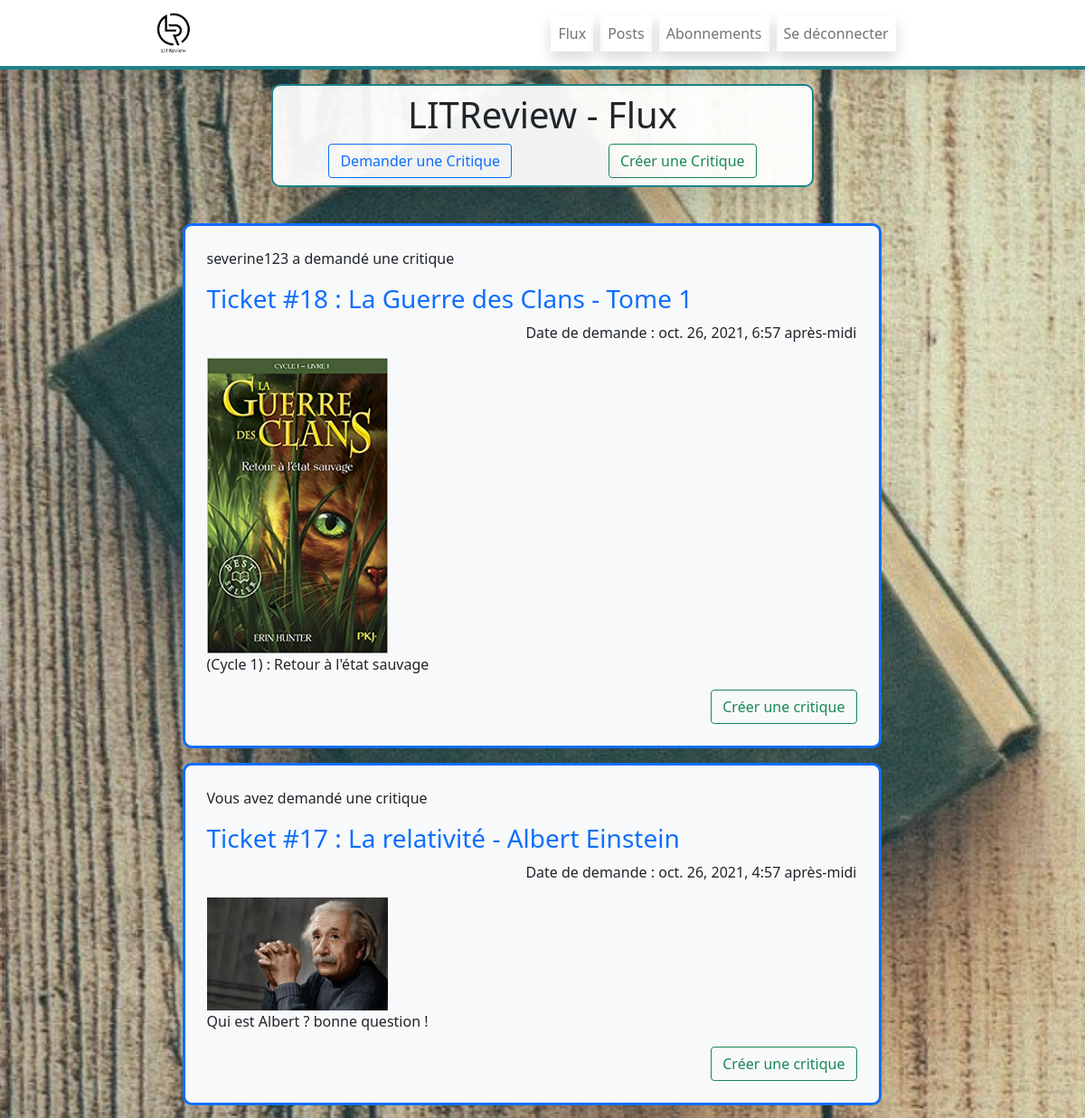
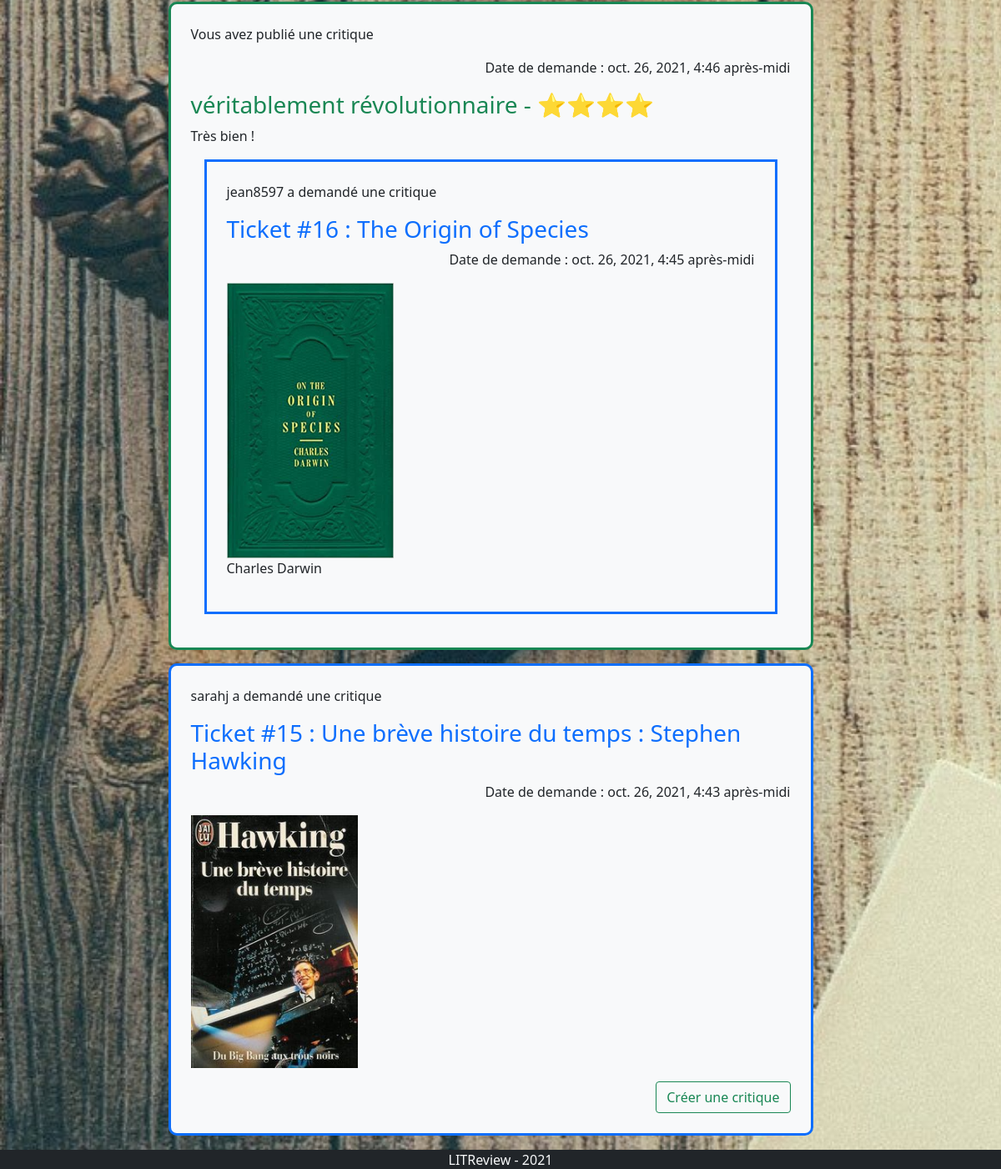
The app's page /home/ (signed in) with its own data (2 pictures, top to bottom).
### review/models.py (models this page shows, shortened)
class Ticket(models.Model):
    title = models.CharField(max_length=128, null=True,
                             blank=True, verbose_name="Titre du Ticket")
    description = models.TextField(max_length=2048, blank=True, null=True)
    user = models.ForeignKey(
        to=settings.AUTH_USER_MODEL, on_delete=models.CASCADE, blank=True, null=True)
    image = models.ImageField(null=True)
    time_created = models.DateTimeField(
        default=timezone.now)
    IMAGE_MAX_SIZE = (300, 300)

class Review(models.Model):
    ticket = models.ForeignKey(Ticket, on_delete=models.CASCADE)
    rating = models.PositiveSmallIntegerField(
        validators=[MinValueValidator(0), MaxValueValidator(5)], verbose_name="Note", help_text="Note attribuée à la critique")
    headline = models.CharField(
        max_length=128, blank=True, null=True,  verbose_name="Titre de Critique")
    body = models.TextField(max_length=8192, blank=True,
                            null=True,  verbose_name="Commentaire")
    user = models.ForeignKey(
        to=settings.AUTH_USER_MODEL, on_delete=models.CASCADE, blank=True, null=True)
    time_created = models.DateTimeField(
        default=timezone.now)

### authentication/models.py (models this page shows, shortened)
class User(AbstractUser):
    profile_photo = models.ImageField(
        verbose_name='Photo de profil', null=True)
    IMAGE_MAX_SIZE = (300, 300)

### review/views.py (the view)
# urls.py: path('home/', views.flux, name='home'),
@ login_required
def flux(request):
    all_followed = models.UserFollows.objects.filter(user=request.user.id)
    all_followed_id = [followed.followed_user_id for followed in all_followed]
    all_followed_id.append(request.user.id)
    all_tickets = models.Ticket.objects.all().order_by('-time_created')
    tickets = models.Ticket.objects.all().order_by(
        '-time_created').filter(user_id__in=all_followed_id)
    reviews = models.Review.objects.all().order_by(
        '-time_created').filter(user_id__in=all_followed_id)
    all_ticket = [ticket for ticket in tickets]
    for ticket in all_tickets:
        for review in reviews:
            if review.user_id not in all_followed_id:
                pass
            else:
                if review.ticket_id == ticket.id:
                    ticket.review = review
                    all_ticket.append(ticket)
    all_ticket_id = [ticket.id for ticket in all_ticket]
    all_ticket_id.sort()
    all_tickets = models.Ticket.objects.filter(
        id__in=all_ticket_id).order_by('-time_created')
    all_ticket = [ticket for ticket in all_tickets]
    for ticket in all_ticket:
        for review in reviews:
            if review.ticket_id == ticket.id:
                ticket.review = review
    context = {"tickets": all_ticket, "reviews": reviews}
    return render(request, 'review/flux.html', context)

### review/templates/review/flux.html (shortened to what this page needs)
{% extends '_base.html' %} {% load static %}
{% block main_content %}
<div
  class="container col-12 col-md-9 col-lg-6 m-auto p-2 shadow-lg borderTitle"
>
  <div class="column">
    <div class="jumbotron text-center">
      <h1>LITReview - Flux</h1>
    </div>
    <div class="d-flex flex-row justify-content-center">
      <a
        style="text-decoration: none"
        href="{% url 'review:create_new_ticket' %}"
        class="btn btn-outline-primary m-auto"
        >Demander une Critique</a
      >
      <a
        style="text-decoration: none"
        href="{% url 'review:create_new_ticket_and_review' %}"
        class="btn btn-outline-success m-auto"
        >Créer une Critique</a
      >
    </div>
  </div>
</div>
<div class="container">
  <div class="row col-12 d-flex flex-row justify-content-around">
    <div class="col-sm-12 col-md-9 m-2 p-3">
      {% for ticket in tickets %}
      {% if ticket.review %}
      <div class="border border-success border-3 p-4 m-3 bg-light borderLeft">
        {% if ticket.review.user_id == request.user.id %}
        <p>Vous avez publié une critique</p>
        {% else %}
        <p>{{ticket.review.user}} a publié une critique</p>
        {% endif%}
        <p class="text-end">Date de demande : {{ticket.review.time_created}}</p>
        <h3 class="text-success">
          {{ ticket.review.headline }} -
          {% if ticket.review.rating == 4 %}⭐️⭐️⭐️⭐️{% endif%}
        </h3>
        <p>{{ticket.review.body}}</p>
        <div class="border border-primary border-3 p-4 m-3">
          {% if ticket.user_id == request.user.id %}
          <p>Vous avez demandé une critique</p>
          {% else %}
          <p>{{ticket.user}} a demandé une critique</p>
          {% endif %}
          <a
            href="{% url 'review:read_ticket' ticket.id %}"
            style="color: inherit; text-decoration: none"
          >
            <h3 class="text-primary">
              Ticket #{{ ticket.id }} : {{ ticket.title }}
            </h3></a
          >
          <p class="text-end">Date de demande : {{ticket.time_created}}</p>
          {% if ticket.image %}
          <img src="{% get_media_prefix %}{{ ticket.image}}" width="200px" />
          {% endif %}
          <p>{{ ticket.description }}</p>
        </div>
      </div>
      {% else %}
      <div class="border border-primary border-3 p-4 m-3 bg-light borderLeft">
        {% if ticket.user_id == request.user.id %}
        <p>Vous avez demandé une critique</p>
        {% else %}
        <p>{{ticket.user}} a demandé une critique</p>
        {% endif%}
        <a
          href="{% url 'review:read_ticket' ticket.id %}"
          style="color: inherit; text-decoration: none"
        >
          <h3 class="text-primary">
            Ticket #{{ ticket.id }} : {{ ticket.title }}
          </h3></a
        >
        <p class="text-end">Date de demande : {{ticket.time_created}}</p>
        {% if ticket.image%}
        <img src="{% get_media_prefix %}{{ ticket.image}}" width="200px" />
        {% endif %}
        <p>{{ ticket.description }}</p>
        <div class="text-end">
          <button class="btn btn-outline-success">
            <a
              href="{% url 'review:create_new_review_for_ticket' ticket.id %}"
              style="color: inherit; text-decoration: none"
              >Créer une critique</a
            >
          </button>
        </div>
      </div>
      {% endif %}{% endfor %}
    </div>
  </div>
</div>
{% endblock main_content %}

### litreview_project/static/litreview_project/css/style.css (style rules this page uses)
.borderLeft { transition: all 300ms; background-color: #ffffffee; border: solid 1px #1F828B ; border-left: solid 10px #1F828B ; border-radius: 10px; display: block; }
.borderTitle { transition: all 300ms; background-color: #ffffffee; border: solid 2px #1F828B ; border-radius: 10px; display: block; }

### records on screen
Ticket: user "severine123", id "18", title "La Guerre des Clans - Tome 1", time_created "oct. 26, 2021, 6:57 après-midi", image (picture), description "(Cycle 1) : Retour à l'état sauvage"
Ticket: shows "Vous avez demandé une critique", id "17", title "La relativité - Albert Einstein", time_created "oct. 26, 2021, 4:57 après-midi", image (picture), description "Qui est Albert ? bonne question !"
Ticket: shows "Vous avez publié une critique", review.time_created "oct. 26, 2021, 4:46 après-midi", review.headline "véritablement révolutionnaire", review.body "Très bien !", user "jean8597", id "16", title "The Origin of Species", time_created "oct. 26, 2021, 4:45 après-midi", image (picture), description "Charles Darwin"
Ticket: user "sarahj", id "15", title "Une brève histoire du temps : Stephen Hawking", time_created "oct. 26, 2021, 4:43 après-midi", image (picture)
